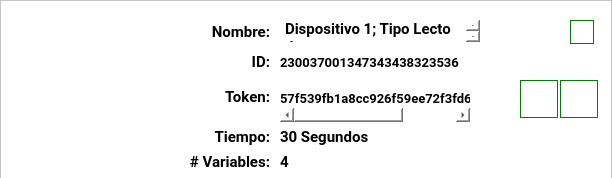
<?xml version="1.0" encoding="UTF-8"?>
<ui version="4.0">
 <class>DispositivoWidget</class>
 <widget class="QWidget" name="DispositivoWidget">
  <property name="windowModality">
   <enum>Qt::WindowModal</enum>
  </property>
  <property name="geometry">
   <rect>
    <x>0</x>
    <y>0</y>
    <width>612</width>
    <height>178</height>
   </rect>
  </property>
  <property name="windowTitle">
   <string>Form</string>
  </property>
  <property name="styleSheet">
   <string notr="true">background-color: rgb(255, 255, 255);</string>
  </property>
  <widget class="QFrame" name="ProjectFrame">
   <property name="geometry">
    <rect>
     <x>0</x>
     <y>0</y>
     <width>612</width>
     <height>195</height>
    </rect>
   </property>
   <property name="minimumSize">
    <size>
     <width>350</width>
     <height>91</height>
    </size>
   </property>
   <property name="maximumSize">
    <size>
     <width>16777215</width>
     <height>200</height>
    </size>
   </property>
   <property name="frameShape">
    <enum>QFrame::StyledPanel</enum>
   </property>
   <property name="frameShadow">
    <enum>QFrame::Raised</enum>
   </property>
   <widget class="QLabel" name="lblImagen">
    <property name="geometry">
     <rect>
      <x>10</x>
      <y>15</y>
      <width>171</width>
      <height>151</height>
     </rect>
    </property>
    <property name="text">
     <string/>
    </property>
    <property name="pixmap">
     <pixmap resource="../../resources/resources.qrc">:/source/img/NoImage.png</pixmap>
    </property>
    <property name="scaledContents">
     <bool>true</bool>
    </property>
   </widget>
   <widget class="QFrame" name="InfoFrame">
    <property name="geometry">
     <rect>
      <x>180</x>
      <y>10</y>
      <width>325</width>
      <height>165</height>
     </rect>
    </property>
    <property name="frameShape">
     <enum>QFrame::NoFrame</enum>
    </property>
    <property name="frameShadow">
     <enum>QFrame::Plain</enum>
    </property>
    <property name="lineWidth">
     <number>0</number>
    </property>
    <widget class="QLabel" name="lblNombre">
     <property name="geometry">
      <rect>
       <x>5</x>
       <y>10</y>
       <width>85</width>
       <height>24</height>
      </rect>
     </property>
     <property name="font">
      <font>
       <family>Roboto</family>
       <pointsize>11</pointsize>
       <weight>75</weight>
       <bold>true</bold>
      </font>
     </property>
     <property name="lineWidth">
      <number>0</number>
     </property>
     <property name="text">
      <string>Nombre:</string>
     </property>
     <property name="alignment">
      <set>Qt::AlignRight|Qt::AlignTrailing|Qt::AlignVCenter</set>
     </property>
    </widget>
    <widget class="QLabel" name="lblID">
     <property name="geometry">
      <rect>
       <x>5</x>
       <y>40</y>
       <width>85</width>
       <height>24</height>
      </rect>
     </property>
     <property name="font">
      <font>
       <family>Roboto</family>
       <pointsize>11</pointsize>
       <weight>75</weight>
       <bold>true</bold>
      </font>
     </property>
     <property name="lineWidth">
      <number>0</number>
     </property>
     <property name="text">
      <string>ID:</string>
     </property>
     <property name="alignment">
      <set>Qt::AlignRight|Qt::AlignTrailing|Qt::AlignVCenter</set>
     </property>
    </widget>
    <widget class="QLabel" name="lblToken">
     <property name="geometry">
      <rect>
       <x>5</x>
       <y>75</y>
       <width>85</width>
       <height>24</height>
      </rect>
     </property>
     <property name="font">
      <font>
       <family>Roboto</family>
       <pointsize>11</pointsize>
       <weight>75</weight>
       <bold>true</bold>
      </font>
     </property>
     <property name="lineWidth">
      <number>0</number>
     </property>
     <property name="text">
      <string>Token:</string>
     </property>
     <property name="alignment">
      <set>Qt::AlignRight|Qt::AlignTrailing|Qt::AlignVCenter</set>
     </property>
    </widget>
    <widget class="QLabel" name="lblTiempo">
     <property name="geometry">
      <rect>
       <x>5</x>
       <y>115</y>
       <width>85</width>
       <height>24</height>
      </rect>
     </property>
     <property name="font">
      <font>
       <family>Roboto</family>
       <pointsize>11</pointsize>
       <weight>75</weight>
       <bold>true</bold>
      </font>
     </property>
     <property name="lineWidth">
      <number>0</number>
     </property>
     <property name="text">
      <string>Tiempo:</string>
     </property>
     <property name="alignment">
      <set>Qt::AlignRight|Qt::AlignTrailing|Qt::AlignVCenter</set>
     </property>
    </widget>
    <widget class="QLabel" name="lblVariables">
     <property name="geometry">
      <rect>
       <x>5</x>
       <y>140</y>
       <width>85</width>
       <height>24</height>
      </rect>
     </property>
     <property name="font">
      <font>
       <family>Roboto</family>
       <pointsize>11</pointsize>
       <weight>75</weight>
       <bold>true</bold>
      </font>
     </property>
     <property name="lineWidth">
      <number>0</number>
     </property>
     <property name="text">
      <string># Variables:</string>
     </property>
     <property name="alignment">
      <set>Qt::AlignRight|Qt::AlignTrailing|Qt::AlignVCenter</set>
     </property>
    </widget>
    <widget class="QScrollArea" name="ScrollNombre">
     <property name="geometry">
      <rect>
       <x>100</x>
       <y>10</y>
       <width>200</width>
       <height>22</height>
      </rect>
     </property>
     <property name="minimumSize">
      <size>
       <width>110</width>
       <height>20</height>
      </size>
     </property>
     <property name="maximumSize">
      <size>
       <width>200</width>
       <height>25</height>
      </size>
     </property>
     <property name="frameShape">
      <enum>QFrame::Panel</enum>
     </property>
     <property name="frameShadow">
      <enum>QFrame::Plain</enum>
     </property>
     <property name="lineWidth">
      <number>0</number>
     </property>
     <property name="verticalScrollBarPolicy">
      <enum>Qt::ScrollBarAsNeeded</enum>
     </property>
     <property name="horizontalScrollBarPolicy">
      <enum>Qt::ScrollBarAlwaysOff</enum>
     </property>
     <property name="widgetResizable">
      <bool>true</bool>
     </property>
     <widget class="QWidget" name="NombreScrollLayout">
      <property name="geometry">
       <rect>
        <x>0</x>
        <y>0</y>
        <width>186</width>
        <height>36</height>
       </rect>
      </property>
      <layout class="QVBoxLayout">
       <property name="spacing">
        <number>0</number>
       </property>
       <property name="leftMargin">
        <number>0</number>
       </property>
       <property name="topMargin">
        <number>0</number>
       </property>
       <property name="rightMargin">
        <number>0</number>
       </property>
       <property name="bottomMargin">
        <number>0</number>
       </property>
       <item>
        <widget class="QLabel" name="txtNombre">
         <property name="maximumSize">
          <size>
           <width>16666672</width>
           <height>16666672</height>
          </size>
         </property>
         <property name="font">
          <font>
           <family>Roboto</family>
           <pointsize>11</pointsize>
           <weight>75</weight>
           <bold>true</bold>
          </font>
         </property>
         <property name="lineWidth">
          <number>0</number>
         </property>
         <property name="text">
          <string>Dispositivo 1; Tipo Lecto de temperatura</string>
         </property>
         <property name="textFormat">
          <enum>Qt::PlainText</enum>
         </property>
         <property name="scaledContents">
          <bool>true</bool>
         </property>
         <property name="alignment">
          <set>Qt::AlignLeading|Qt::AlignLeft|Qt::AlignVCenter</set>
         </property>
         <property name="wordWrap">
          <bool>true</bool>
         </property>
         <property name="margin">
          <number>0</number>
         </property>
         <property name="indent">
          <number>5</number>
         </property>
        </widget>
       </item>
      </layout>
     </widget>
    </widget>
    <widget class="QScrollArea" name="ScrollID">
     <property name="geometry">
      <rect>
       <x>100</x>
       <y>43</y>
       <width>210</width>
       <height>24</height>
      </rect>
     </property>
     <property name="minimumSize">
      <size>
       <width>110</width>
       <height>20</height>
      </size>
     </property>
     <property name="maximumSize">
      <size>
       <width>215</width>
       <height>100</height>
      </size>
     </property>
     <property name="frameShape">
      <enum>QFrame::Panel</enum>
     </property>
     <property name="frameShadow">
      <enum>QFrame::Plain</enum>
     </property>
     <property name="lineWidth">
      <number>0</number>
     </property>
     <property name="verticalScrollBarPolicy">
      <enum>Qt::ScrollBarAlwaysOff</enum>
     </property>
     <property name="horizontalScrollBarPolicy">
      <enum>Qt::ScrollBarAsNeeded</enum>
     </property>
     <property name="sizeAdjustPolicy">
      <enum>QAbstractScrollArea::AdjustIgnored</enum>
     </property>
     <property name="widgetResizable">
      <bool>false</bool>
     </property>
     <widget class="QWidget" name="IDScrollLayout">
      <property name="geometry">
       <rect>
        <x>0</x>
        <y>0</y>
        <width>207</width>
        <height>18</height>
       </rect>
      </property>
      <layout class="QVBoxLayout" name="_2">
       <property name="spacing">
        <number>0</number>
       </property>
       <property name="leftMargin">
        <number>0</number>
       </property>
       <property name="topMargin">
        <number>0</number>
       </property>
       <property name="rightMargin">
        <number>0</number>
       </property>
       <property name="bottomMargin">
        <number>0</number>
       </property>
       <item>
        <widget class="QLabel" name="txtID">
         <property name="maximumSize">
          <size>
           <width>16666672</width>
           <height>16666672</height>
          </size>
         </property>
         <property name="font">
          <font>
           <family>Roboto</family>
           <pointsize>10</pointsize>
           <weight>75</weight>
           <bold>true</bold>
           <kerning>true</kerning>
          </font>
         </property>
         <property name="lineWidth">
          <number>0</number>
         </property>
         <property name="text">
          <string>230037001347343438323536</string>
         </property>
         <property name="alignment">
          <set>Qt::AlignLeading|Qt::AlignLeft|Qt::AlignVCenter</set>
         </property>
         <property name="wordWrap">
          <bool>true</bool>
         </property>
         <property name="margin">
          <number>0</number>
         </property>
         <property name="indent">
          <number>-8</number>
         </property>
        </widget>
       </item>
      </layout>
     </widget>
    </widget>
    <widget class="QScrollArea" name="ScrollToken">
     <property name="geometry">
      <rect>
       <x>100</x>
       <y>80</y>
       <width>190</width>
       <height>32</height>
      </rect>
     </property>
     <property name="minimumSize">
      <size>
       <width>110</width>
       <height>20</height>
      </size>
     </property>
     <property name="maximumSize">
      <size>
       <width>225</width>
       <height>100</height>
      </size>
     </property>
     <property name="frameShape">
      <enum>QFrame::Panel</enum>
     </property>
     <property name="frameShadow">
      <enum>QFrame::Plain</enum>
     </property>
     <property name="lineWidth">
      <number>0</number>
     </property>
     <property name="verticalScrollBarPolicy">
      <enum>Qt::ScrollBarAlwaysOff</enum>
     </property>
     <property name="horizontalScrollBarPolicy">
      <enum>Qt::ScrollBarAsNeeded</enum>
     </property>
     <property name="sizeAdjustPolicy">
      <enum>QAbstractScrollArea::AdjustToContents</enum>
     </property>
     <property name="widgetResizable">
      <bool>false</bool>
     </property>
     <widget class="QWidget" name="TokencrollLayout">
      <property name="geometry">
       <rect>
        <x>0</x>
        <y>0</y>
        <width>280</width>
        <height>18</height>
       </rect>
      </property>
      <layout class="QVBoxLayout" name="_3">
       <property name="spacing">
        <number>0</number>
       </property>
       <property name="leftMargin">
        <number>0</number>
       </property>
       <property name="topMargin">
        <number>0</number>
       </property>
       <property name="rightMargin">
        <number>0</number>
       </property>
       <property name="bottomMargin">
        <number>0</number>
       </property>
       <item>
        <widget class="QLabel" name="txtToken">
         <property name="maximumSize">
          <size>
           <width>16666672</width>
           <height>16666672</height>
          </size>
         </property>
         <property name="font">
          <font>
           <family>Roboto</family>
           <pointsize>10</pointsize>
           <weight>75</weight>
           <bold>true</bold>
          </font>
         </property>
         <property name="lineWidth">
          <number>0</number>
         </property>
         <property name="text">
          <string>57f539fb1a8cc926f59ee72f3fd69e4c5adc3945</string>
         </property>
         <property name="textFormat">
          <enum>Qt::RichText</enum>
         </property>
         <property name="alignment">
          <set>Qt::AlignLeading|Qt::AlignLeft|Qt::AlignVCenter</set>
         </property>
         <property name="wordWrap">
          <bool>true</bool>
         </property>
         <property name="margin">
          <number>0</number>
         </property>
         <property name="indent">
          <number>-8</number>
         </property>
        </widget>
       </item>
      </layout>
     </widget>
    </widget>
    <widget class="QLabel" name="txtTiempo">
     <property name="geometry">
      <rect>
       <x>100</x>
       <y>115</y>
       <width>150</width>
       <height>24</height>
      </rect>
     </property>
     <property name="font">
      <font>
       <family>Roboto</family>
       <pointsize>11</pointsize>
       <weight>75</weight>
       <bold>true</bold>
      </font>
     </property>
     <property name="text">
      <string>30 Segundos</string>
     </property>
    </widget>
    <widget class="QLabel" name="txtVariables">
     <property name="geometry">
      <rect>
       <x>100</x>
       <y>140</y>
       <width>150</width>
       <height>24</height>
      </rect>
     </property>
     <property name="font">
      <font>
       <family>Roboto</family>
       <pointsize>11</pointsize>
       <weight>75</weight>
       <bold>true</bold>
      </font>
     </property>
     <property name="text">
      <string>4</string>
     </property>
    </widget>
   </widget>
   <widget class="QFrame" name="utilsFrame">
    <property name="geometry">
     <rect>
      <x>510</x>
      <y>10</y>
      <width>91</width>
      <height>165</height>
     </rect>
    </property>
    <property name="frameShape">
     <enum>QFrame::NoFrame</enum>
    </property>
    <property name="frameShadow">
     <enum>QFrame::Raised</enum>
    </property>
    <property name="lineWidth">
     <number>0</number>
    </property>
    <widget class="QPushButton" name="btnEditar">
     <property name="geometry">
      <rect>
       <x>10</x>
       <y>70</y>
       <width>38</width>
       <height>38</height>
      </rect>
     </property>
     <property name="sizePolicy">
      <sizepolicy hsizetype="Fixed" vsizetype="Fixed">
       <horstretch>0</horstretch>
       <verstretch>0</verstretch>
      </sizepolicy>
     </property>
     <property name="minimumSize">
      <size>
       <width>0</width>
       <height>0</height>
      </size>
     </property>
     <property name="maximumSize">
      <size>
       <width>128</width>
       <height>48</height>
      </size>
     </property>
     <property name="font">
      <font>
       <family>Roboto</family>
       <pointsize>11</pointsize>
       <weight>75</weight>
       <bold>true</bold>
      </font>
     </property>
     <property name="styleSheet">
      <string notr="true">border:1px solid green;top:0px;</string>
     </property>
     <property name="text">
      <string/>
     </property>
     <property name="icon">
      <iconset resource="../../resources/resources.qrc">
       <normaloff>:/source/img/Editar.png</normaloff>:/source/img/Editar.png</iconset>
     </property>
     <property name="iconSize">
      <size>
       <width>24</width>
       <height>24</height>
      </size>
     </property>
     <property name="shortcut">
      <string notr="true"/>
     </property>
     <property name="checkable">
      <bool>false</bool>
     </property>
     <property name="flat">
      <bool>true</bool>
     </property>
    </widget>
    <widget class="QPushButton" name="btnEliminar">
     <property name="geometry">
      <rect>
       <x>50</x>
       <y>70</y>
       <width>38</width>
       <height>38</height>
      </rect>
     </property>
     <property name="sizePolicy">
      <sizepolicy hsizetype="Fixed" vsizetype="Fixed">
       <horstretch>0</horstretch>
       <verstretch>0</verstretch>
      </sizepolicy>
     </property>
     <property name="minimumSize">
      <size>
       <width>0</width>
       <height>0</height>
      </size>
     </property>
     <property name="maximumSize">
      <size>
       <width>128</width>
       <height>48</height>
      </size>
     </property>
     <property name="font">
      <font>
       <family>Roboto</family>
       <pointsize>11</pointsize>
       <weight>75</weight>
       <bold>true</bold>
      </font>
     </property>
     <property name="styleSheet">
      <string notr="true">border:1px solid green;top:0px;</string>
     </property>
     <property name="text">
      <string/>
     </property>
     <property name="icon">
      <iconset resource="../../resources/resources.qrc">
       <normaloff>:/source/img/Cancelar.png</normaloff>:/source/img/Cancelar.png</iconset>
     </property>
     <property name="iconSize">
      <size>
       <width>24</width>
       <height>24</height>
      </size>
     </property>
     <property name="shortcut">
      <string notr="true"/>
     </property>
     <property name="checkable">
      <bool>false</bool>
     </property>
     <property name="flat">
      <bool>true</bool>
     </property>
    </widget>
    <widget class="QPushButton" name="btnCopiar">
     <property name="geometry">
      <rect>
       <x>60</x>
       <y>10</y>
       <width>24</width>
       <height>24</height>
      </rect>
     </property>
     <property name="sizePolicy">
      <sizepolicy hsizetype="Fixed" vsizetype="Fixed">
       <horstretch>0</horstretch>
       <verstretch>0</verstretch>
      </sizepolicy>
     </property>
     <property name="minimumSize">
      <size>
       <width>0</width>
       <height>0</height>
      </size>
     </property>
     <property name="maximumSize">
      <size>
       <width>128</width>
       <height>48</height>
      </size>
     </property>
     <property name="font">
      <font>
       <family>Roboto</family>
       <pointsize>11</pointsize>
       <weight>75</weight>
       <bold>true</bold>
      </font>
     </property>
     <property name="styleSheet">
      <string notr="true">border:1px solid green;top:0px;</string>
     </property>
     <property name="text">
      <string/>
     </property>
     <property name="icon">
      <iconset resource="../../resources/resources.qrc">
       <normaloff>:/source/img/Copiar.png</normaloff>:/source/img/Copiar.png</iconset>
     </property>
     <property name="iconSize">
      <size>
       <width>24</width>
       <height>24</height>
      </size>
     </property>
     <property name="shortcut">
      <string notr="true"/>
     </property>
     <property name="checkable">
      <bool>false</bool>
     </property>
     <property name="flat">
      <bool>true</bool>
     </property>
    </widget>
   </widget>
  </widget>
 </widget>
 <resources>
  <include location="../../resources/resources.qrc"/>
 </resources>
 <connections/>
</ui>
